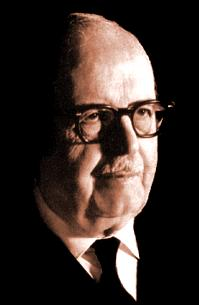
#> input picture images/Bernardo_Houssay.jpeg, 199 x 305 px, found by its file name
$ python image_loader.py
#> lines starting #> are read from the running program, lines starting #| are printed output that depends on the picture
import numpy as np
from PIL import Image, ImageOps
from PIL.Image import Resampling


# [39 lines left out: functions dither_image, load_image, not called in this run]


def save_image_from_array(dithered_array: np.ndarray, output_path: str):
    dithered_image = Image.fromarray(dithered_array)
    dithered_image.save(output_path)


# [30 lines left out: function resize_image_array, not called in this run]


def resize_and_center_image(image_path, output_path):
    # Open the original image
#> called with image_path = 'images/Bernardo_Houssay.jpeg', output_path = 'images/resized/Houssay.png'
    img = Image.open(image_path)
#> img is the input picture: PIL image 199x305 RGB; mean R, G, B 55.8, 44.5, 39.7

    # Calculate the new size maintaining the aspect ratio
    max_size = (400, 400)
    img.thumbnail(max_size, resample=Resampling.LANCZOS)

    # Create a new black image with size 400x400
    new_img = Image.new("RGB", (400, 400), "black")
#> new_img: PIL image 400x400 RGB; every value is 0

    # Calculate the position to paste the resized image onto the new image
    paste_position = ((400 - img.width) // 2, (400 - img.height) // 2)
#> paste_position = (100, 47)

    # Paste the resized image onto the new image
    new_img.paste(img, paste_position)
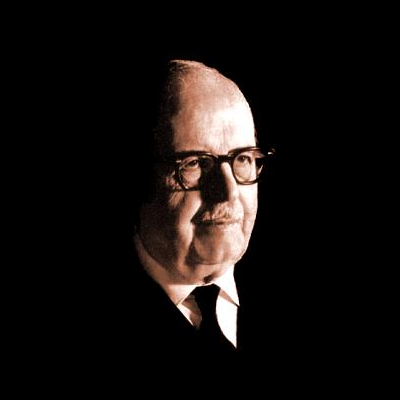
#> new_img: PIL image 400x400 RGB; mean R, G, B 21.2, 16.9, 15.1

    # Save the final image
    new_img.save(output_path)


if __name__ == '__main__':
    # dither_and_save('images/Bernardo_Houssay.jpeg', 'images/Houssay.jpg')
    # dither_and_save('images/270px-Luis_Federico_Leloir_-_young.jpg', 'images/Leloir.jpg')
    # dither_and_save('images/Cesar-Milstein400.png', 'images/Milstein.jpg')

    resize_and_center_image('images/Bernardo_Houssay.jpeg', 'images/resized/Houssay.png')
    resize_and_center_image('images/Luis_Federico_Leloir.jpg', 'images/resized/Leloir.png')
#> call 2 of resize_and_center_image, with image_path = 'images/Luis_Federico_Leloir.jpg', output_path = 'images/resized/Leloir.png'
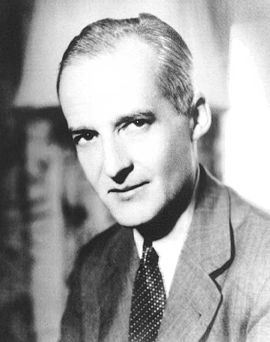
#> input picture images/Luis_Federico_Leloir.jpg, 270 x 342 px, found by its file name
#> in resize_and_center_image, img is the input picture: PIL image 270x342 L; min 18, max 255, mean 161
#> in resize_and_center_image (call 2), `new_img.paste(img, paste_position)`:
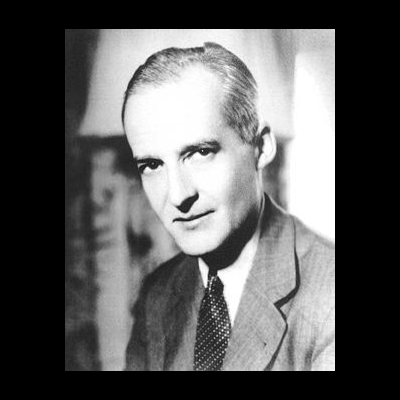
#> new_img: PIL image 400x400 RGB; min 0, max 255, mean 92.9
    resize_and_center_image('images/Cesar-Milstein400.png', 'images/resized/Milstein.png')
#> call 3 of resize_and_center_image, with image_path = 'images/Cesar-Milstein400.png', output_path = 'images/resized/Milstein.png'
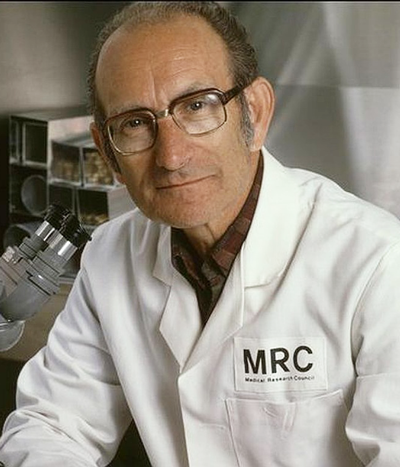
#> input picture images/Cesar-Milstein400.png, 400 x 467 px, found by its file name
#> in resize_and_center_image, img is the input picture: PIL image 400x467 RGB; mean R, G, B 151.7, 143.7, 131.8
#> in resize_and_center_image (call 3), `new_img.paste(img, paste_position)`:
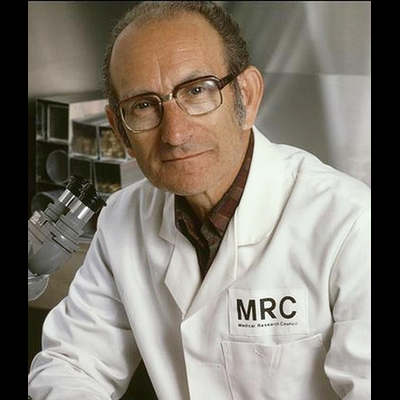
#> new_img: PIL image 400x400 RGB; mean R, G, B 130.1, 123.2, 113
